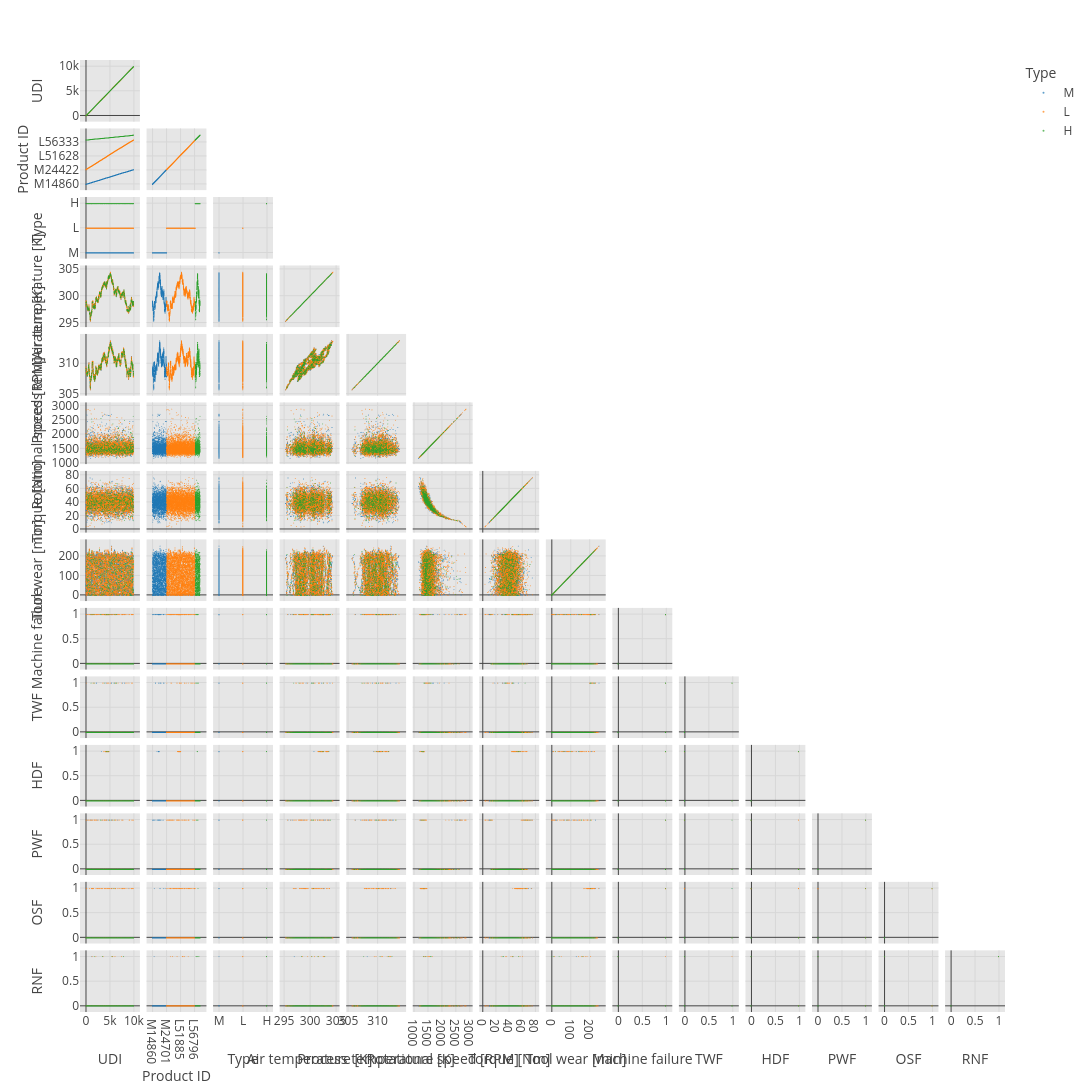

Write notebook code for a chart like this one.
### Code cell
# pairplot for basic data distribution
fig_size = 2000

data_sort = "udi"
df_sorted = df_train.sort_values(data_sort)

pair_1 = px.scatter_matrix(
    df_sorted,
    dimensions=df.columns.to_list(),
    color='type',
    #symbol=,

    opacity=0.7,
    #size='value',
    #hover_data=['id', 'name']
    height=fig_size,
    width=fig_size,
    labels=lab_dict
)
pair_1.update_traces(showupperhalf=False)
pair_1.update_traces(diagonal_visible=True)
pair_1.update_traces(marker=dict(size=1))

pair_1.show()

### Figure 1 — Plotly figure (JSON) as saved in the notebook; plotly's stock layout.template omitted (floating-point values rounded to 4 significant figures; data arrays with more than 128 entries replaced by an {"elided": "..."} marker saying what was removed)
{"data": [{"diagonal": {"visible": true}, "dimensions": [{"axis": {"matches": true}, "label": "UDI", "values": {"elided": "2078 int values"}}, {"axis": {"matches": true}, "label": "Product ID", "values": {"elided": "2078 str values"}}, {"axis": {"matches": true}, "label": "Type", "values": {"elided": "2078 str values"}}, {"axis": {"matches": true}, "label": "Air temperature [K]", "values": {"elided": "2078 float values"}}, {"axis": {"matches": true}, "label": "Process temperature [K]", "values": {"elided": "2078 float values"}}, {"axis": {"matches": true}, "label": "Rotational speed [RPM]", "values": {"elided": "2078 int values"}}, {"axis": {"matches": true}, "label": "Torque [Nm]", "values": {"elided": "2078 float values"}}, {"axis": {"matches": true}, "label": "Tool wear [min]", "values": {"elided": "2078 int values"}}, {"axis": {"matches": true}, "label": "Machine failure", "values": {"elided": "2078 int values"}}, {"axis": {"matches": true}, "label": "TWF", "values": {"elided": "2078 int values"}}, {"axis": {"matches": true}, "label": "HDF", "values": {"elided": "2078 int values"}}, {"axis": {"matches": true}, "label": "PWF", "values": {"elided": "2078 int values"}}, {"axis": {"matches": true}, "label": "OSF", "values": {"elided": "2078 int values"}}, {"axis": {"matches": true}, "label": "RNF", "values": {"elided": "2078 int values"}}], "hovertemplate": "Type=M<br>%{xaxis.title.text}=%{x}<br>%{yaxis.title.text}=%{y}<extra></extra>", "legendgroup": "M", "marker": {"color": "#1F77B4", "opacity": 0.7, "size": 1, "symbol": "circle"}, "name": "M", "showlegend": true, "showupperhalf": false, "type": "splom"}, {"diagonal": {"visible": true}, "dimensions": [{"axis": {"matches": true}, "label": "UDI", "values": {"elided": "4217 int values"}}, {"axis": {"matches": true}, "label": "Product ID", "values": {"elided": "4217 str values"}}, {"axis": {"matches": true}, "label": "Type", "values": {"elided": "4217 str values"}}, {"axis": {"matches": true}, "label": "Air temperature [K]", "values": {"elided": "4217 float values"}}, {"axis": {"matches": true}, "label": "Process temperature [K]", "values": {"elided": "4217 float values"}}, {"axis": {"matches": true}, "label": "Rotational speed [RPM]", "values": {"elided": "4217 int values"}}, {"axis": {"matches": true}, "label": "Torque [Nm]", "values": {"elided": "4217 float values"}}, {"axis": {"matches": true}, "label": "Tool wear [min]", "values": {"elided": "4217 int values"}}, {"axis": {"matches": true}, "label": "Machine failure", "values": {"elided": "4217 int values"}}, {"axis": {"matches": true}, "label": "TWF", "values": {"elided": "4217 int values"}}, {"axis": {"matches": true}, "label": "HDF", "values": {"elided": "4217 int values"}}, {"axis": {"matches": true}, "label": "PWF", "values": {"elided": "4217 int values"}}, {"axis": {"matches": true}, "label": "OSF", "values": {"elided": "4217 int values"}}, {"axis": {"matches": true}, "label": "RNF", "values": {"elided": "4217 int values"}}], "hovertemplate": "Type=L<br>%{xaxis.title.text}=%{x}<br>%{yaxis.title.text}=%{y}<extra></extra>", "legendgroup": "L", "marker": {"color": "#FF7F0E", "opacity": 0.7, "size": 1, "symbol": "circle"}, "name": "L", "showlegend": true, "showupperhalf": false, "type": "splom"}, {"diagonal": {"visible": true}, "dimensions": [{"axis": {"matches": true}, "label": "UDI", "values": {"elided": "705 int values"}}, {"axis": {"matches": true}, "label": "Product ID", "values": {"elided": "705 str values"}}, {"axis": {"matches": true}, "label": "Type", "values": {"elided": "705 str values"}}, {"axis": {"matches": true}, "label": "Air temperature [K]", "values": {"elided": "705 float values"}}, {"axis": {"matches": true}, "label": "Process temperature [K]", "values": {"elided": "705 float values"}}, {"axis": {"matches": true}, "label": "Rotational speed [RPM]", "values": {"elided": "705 int values"}}, {"axis": {"matches": true}, "label": "Torque [Nm]", "values": {"elided": "705 float values"}}, {"axis": {"matches": true}, "label": "Tool wear [min]", "values": {"elided": "705 int values"}}, {"axis": {"matches": true}, "label": "Machine failure", "values": {"elided": "705 int values"}}, {"axis": {"matches": true}, "label": "TWF", "values": {"elided": "705 int values"}}, {"axis": {"matches": true}, "label": "HDF", "values": {"elided": "705 int values"}}, {"axis": {"matches": true}, "label": "PWF", "values": {"elided": "705 int values"}}, {"axis": {"matches": true}, "label": "OSF", "values": {"elided": "705 int values"}}, {"axis": {"matches": true}, "label": "RNF", "values": {"elided": "705 int values"}}], "hovertemplate": "Type=H<br>%{xaxis.title.text}=%{x}<br>%{yaxis.title.text}=%{y}<extra></extra>", "legendgroup": "H", "marker": {"color": "#2CA02C", "opacity": 0.7, "size": 1, "symbol": "circle"}, "name": "H", "showlegend": true, "showupperhalf": false, "type": "splom"}], "layout": {"dragmode": "select", "height": 2000, "legend": {"title": {"text": "Type"}, "tracegroupgap": 0}, "margin": {"t": 60}, "width": 2000}}
